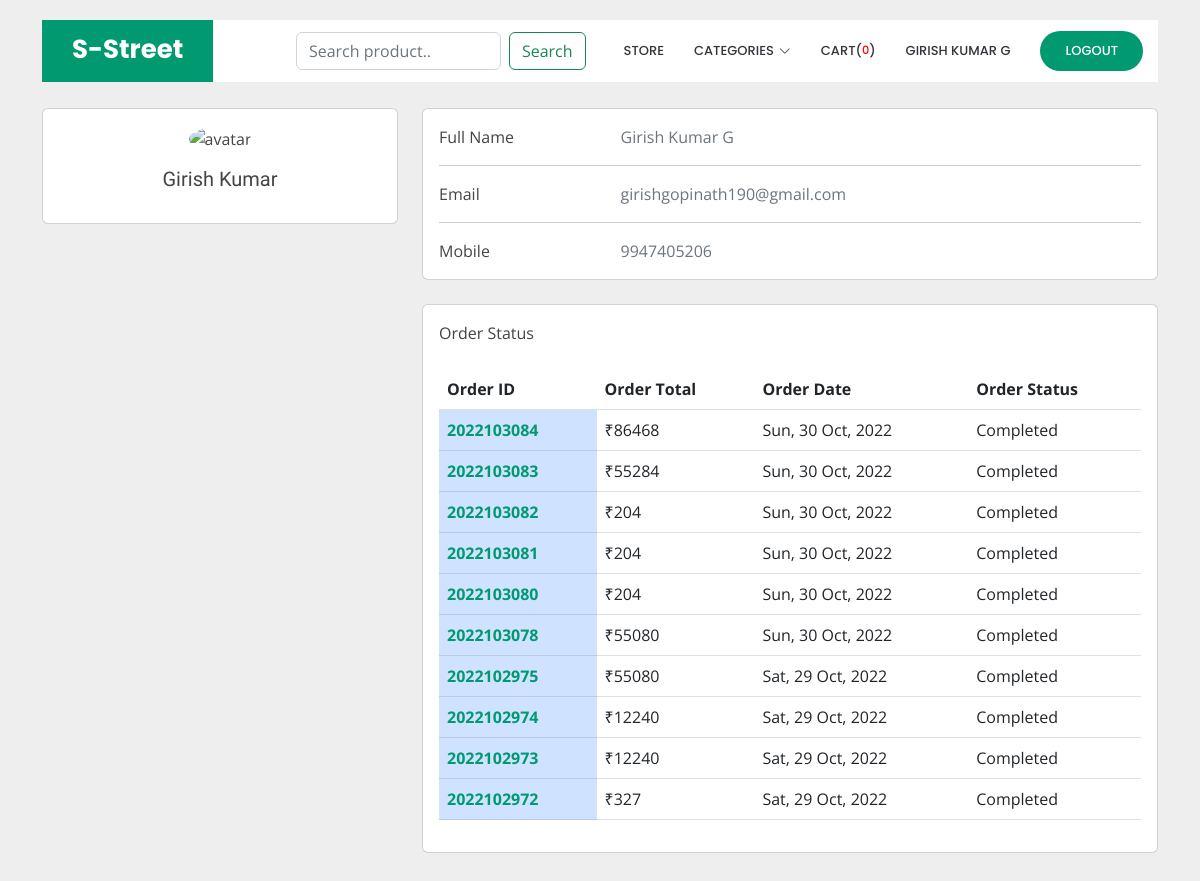
Page /accounts/profile/ (signed in) on the committed database.
### accounts/models.py (models this page shows, shortened)
class Account(AbstractBaseUser):
    first_name = models.CharField(max_length=50)
    last_name = models.CharField(max_length=30, null=True, blank=True)
    username = models.CharField(max_length=50, unique=True)
    email = models.EmailField(max_length=100, unique=True)
    phone_number = models.CharField(max_length=15)
    date_joined = models.DateTimeField(auto_now_add=True)
    last_login = models.DateTimeField(auto_now=True)
    is_active = models.BooleanField(default=True)
    is_admin = models.BooleanField(default=False)
    is_staff = models.BooleanField(default=False)
    is_superuser = models.BooleanField(default=False)
    USERNAME_FIELD = 'email'
    REQUIRED_FIELDS = ['first_name', 'last_name', 'username', 'phone_number']
    objects = MyAccountManager()
    def full_name(self):
        return f'{self.first_name} {self.last_name}'

### orders/models.py (models this page shows, shortened)
class Order(models.Model):
    STATUS = (
        ('New', 'New'),
        ('Accepted', 'Accepted'),
        ('Completed', 'Completed'),
        ('Canceled', 'Canceled'),
    )
    user = models.ForeignKey(Account, on_delete=models.CASCADE)
    payment = models.ForeignKey(Payment, on_delete=models.SET_NULL, blank=True, null=True)
    order_number = models.CharField(max_length=20)
    address = models.ForeignKey(Address, on_delete=models.SET_NULL, null=True)
    order_total = models.IntegerField(default=0)
    status = models.CharField(max_length=10, choices=STATUS, default='New')
    is_ordered = models.BooleanField(default=False)
    created_at = models.DateTimeField(auto_now_add=True)
    updated_at = models.DateTimeField(auto_now=True)
    razorpay_payment_id = models.CharField(max_length=500, null=True, blank=True)
    razorpay_order_id = models.CharField(max_length=500, null=True, blank=True)
    razorpay_signature = models.CharField(max_length=500, null=True, blank=True)

### accounts/views.py (the view)
# urls.py: path('profile/', views.profile, name='profile'),
@login_required(login_url='login')
def profile(request):
    profile = request.user
    order = Order.objects.filter(user=profile, status='Completed').order_by('-created_at')
    context = {'profile': profile, 'order': order}
    return render(request, 'accounts/profile.html', context)

### carts/context_processors.py (called while the page is built)
def cartCount(request):
    if request.user.is_authenticated:
        cart_item = CartItem.objects.filter(user=request.user)
        cart_count = cart_item.count()
        return {
            'cart_count': cart_count,
        }
    else:
        cart_count = 0
        return {
            'cart_count': cart_count,
        }

### core/context_processors.py (called while the page is built)
def get_category_url(request):
    links = Category.objects.all()
    return {
        'links': links
    }

### core/models.py (called while the page is built)
    def get_url(self):
        return reverse("product_by_category", args=[self.category_slug])

### accounts/templates/accounts/profile.html
{% extends 'main.html' %}
{% block content %}
<section style="background-color: #eee;">
    <div class="container py-5">
      <div class="row">
        <div class="col-lg-4">
          <div class="card mb-4">
            <div class="card-body text-center">
              <img src="https://mdbcdn.b-cdn.net/img/Photos/new-templates/bootstrap-chat/ava3.webp" alt="avatar"
                class="rounded-circle img-fluid" style="width: 150px;">
              <h5 class="my-3">{{profile.first_name}}</h5>
            </div>
          </div>
        </div>
        <div class="col-lg-8">
          <div class="card mb-4">
            <div class="card-body">
              <div class="row">
                <div class="col-sm-3">
                  <p class="mb-0">Full Name</p>
                </div>
                <div class="col-sm-9">
                  <p class="text-muted mb-0">{{profile.first_name}} {{profile.last_name}}</p>
                </div>
              </div>
              <hr>
              <div class="row">
                <div class="col-sm-3">
                  <p class="mb-0">Email</p>
                </div>
                <div class="col-sm-9">
                  <p class="text-muted mb-0">{{profile.email}}</p>
                </div>
              </div>
              <hr>
              <div class="row">
                <div class="col-sm-3">
                  <p class="mb-0">Mobile</p>
                </div>
                <div class="col-sm-9">
                  <p class="text-muted mb-0">{{profile.phone_number}}</p>
                </div>
              </div>
            </div>
          </div>
          <div class="row">
            <div class="col-md-12">
              <div class="card mb-4 mb-md-0">
                <div class="card-body">
                  <p class="mb-4">Order Status
                  </p>
                  {% if order %}
                  <table class="table table-hover">
                    <thead>
                      <tr>
                        <th scope="col">Order ID</th>
                        <th scope="col">Order Total</th>
                        <th scope="col">Order Date</th>
                        <th scope="col">Order Status</th>
                      </tr>
                    </thead>
                    <tbody>
                      {% for item in order %}
                      <tr>
                        <th class="table-primary" scope="row"><a href="{% url 'order-complete' item.id %}">{{item.order_number}}</a></th>
                        <td>₹{{item.order_total}}</td>
                        <td>{{item.created_at|date:"D, d M, Y"}}</td>
                        <td>{{item.status}}</td>
                      </tr>
                      {% endfor %}
                    </tbody>
                  </table>
                  {% else %}
                    <p>No order found</p>
                  {% endif %}
                </div>
              </div>
            </div>
          </div>
        </div>
      </div>
    </div>
  </section>
{% endblock %}

### templates/includes/navbar.html (shortened to what this page needs)
  <header id="header" class="fixed-top d-flex align-items-center">
    <div class="container">
      <div class="header-container d-flex align-items-center justify-content-between">
        <div class="logo">
          <h1 class="text-light"><a href="{% url 'index' %}"><span>S-Street</span></a></h1>
        </div>
        <nav id="navbar" class="navbar noPrint">
          <ul>
            <li class="mx-2">
              <div class="input-group">
                <form class="d-flex" action="{% url 'search' %}" method="GET">
                  <input class="form-control me-2" type="search" placeholder="Search product.." aria-label="Search" name="query">
                  <button class="btn btn-outline-success" type="submit">Search</button>
                </form>
            </div>
          </li>
            <li><a class="nav-link scrollto" href="{% url 'store' %}">Store</a></li>
            <li class="dropdown"><a href="#"><span>Categories</span> <i class="bi bi-chevron-down"></i></a>
            </li>
            {% if request.user.is_authenticated %}
            <li><a href="{% url 'cart' %}">Cart( <small style="color: red;">{{cart_count}}</small>)</a></li>
            <li><a class="nav-link scrollto" href="{% url 'profile' %}">{{request.user.full_name}}</a></li>
            <li><a class="getstarted scrollto" href="{% url 'logout' %}">Logout</a></li>
            {% else %}
            <li><a class="getstarted scrollto" href="{% url 'login' %}">Login</a></li>
            <li><a class="getstarted scrollto" href="{% url 'user-register' %}">Register</a></li>
            {% endif %}
          </ul>
        </nav>
      </div>
    </div>
  </header>

### static/css/style.css (style rules this page uses)
body { font-family: "Open Sans", sans-serif; color: #444444; }
a { color: #009970; text-decoration: none; }
h1, h2, h3, h4, h5, h6 { font-family: "Raleway", sans-serif; }
#header { transition: all 0.5s; z-index: 997; transition: all 0.5s; top: 20px; }
#header .header-container { background: #fff; }
#header .logo { overflow: hidden; padding: 16px 30px 12px 30px; background: #009970; }
#header .logo h1 { font-size: 26px; padding: 0; line-height: 1; font-weight: 700; font-family: "Poppins", sans-serif; }
#header .logo h1 a, #header .logo h1 a:hover { color: #fff; text-decoration: none; }
.navbar { padding: 0; }
.navbar ul { margin: 0; padding: 0; display: flex; list-style: none; align-items: center; }
.navbar li { position: relative; }
.navbar a, .navbar a:focus { display: flex; align-items: center; justify-content: space-between; padding: 10px 0 10px 30px; color: #36343a; transition: 0.3s; font-size: 13px; font-weight: 500; text-transform: uppercase; font-family: "Poppins", sans-serif; white-space: nowrap; transition: 0.3s; }
.navbar a i, .navbar a:focus i { font-size: 12px; line-height: 0; margin-left: 5px; }
.navbar .getstarted, .navbar .getstarted:focus { background: #009970; padding: 10px 25px; margin-left: 30px; margin-right: 15px; border-radius: 50px; color: #fff; }
section { padding: 60px 0; overflow: hidden; }

### rows in the picture
Account: user.full_name "GIRISH KUMAR G", first_name "Girish Kumar", last_name "G", email "girishgopinath190@gmail.com", phone_number "9947405206"
Order: order_number "2022103084", order_total "86468", created_at "Sun, 30 Oct, 2022", status "Completed"
Order: order_number "2022103083", order_total "55284", created_at "Sun, 30 Oct, 2022", status "Completed"
Order: order_number "2022103082", order_total "204", created_at "Sun, 30 Oct, 2022", status "Completed"
Order: order_number "2022103081", order_total "204", created_at "Sun, 30 Oct, 2022", status "Completed"
Order: order_number "2022103080", order_total "204", created_at "Sun, 30 Oct, 2022", status "Completed"
Order: order_number "2022103078", order_total "55080", created_at "Sun, 30 Oct, 2022", status "Completed"
Order: order_number "2022102975", order_total "55080", created_at "Sat, 29 Oct, 2022", status "Completed"
Order: order_number "2022102974", order_total "12240", created_at "Sat, 29 Oct, 2022", status "Completed"
Order: order_number "2022102973", order_total "12240", created_at "Sat, 29 Oct, 2022", status "Completed"
Order: order_number "2022102972", order_total "327", created_at "Sat, 29 Oct, 2022", status "Completed"

### other values in the picture
{{ cart_count }} "0"
